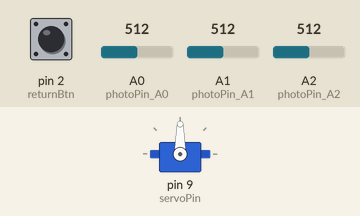
This sketch was run on a simulated Arduino Uno, built with avr-gcc and run on an emulated ATmega328P. Parts: servo. The inputs (shaded band) are chosen by the test bench; at power-on: A1 (photoPin_A1) = 512, A2 (photoPin_A2) = 512, pin 2 (returnBtn) HIGH, A0 (photoPin_A0) = 512.

Above: at 1.2 s.
1.3 s: A1 (photoPin_A1) set to 523
At 2.5 s:
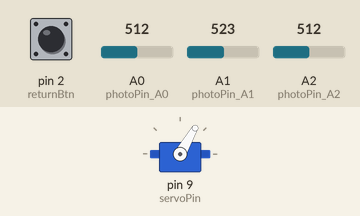
2.8 s: A2 (photoPin_A2) set to 538
At 3.6 s:
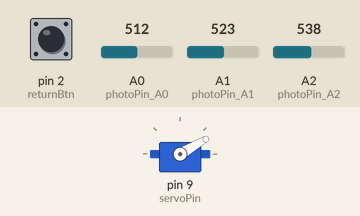
4.3 s: A2 (photoPin_A2) set to 511
At 4.8 s:
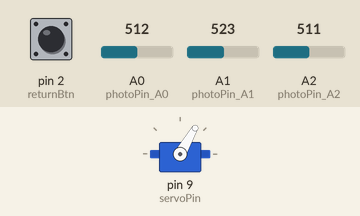
5.8 s: A2 (photoPin_A2) set to 716
At 7.1 s:
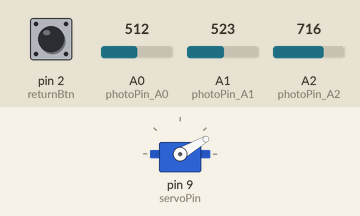
Timing chart, 0 to 8.3 s (numbered marks = the images above; inputs shaded):
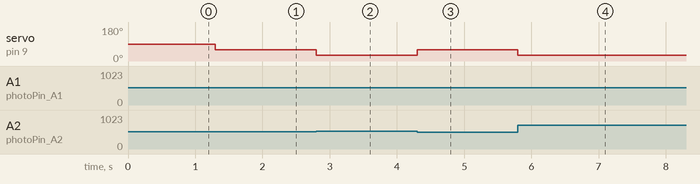

Measured:
- the behaviour switches between 512 and 513 on A1 (photoPin_A1) (found by bisection; images 0 and 1)
- the behaviour switches between 523 and 524 on A2 (photoPin_A2) (found by bisection; images 1 and 2)
- after the input at 1.3 s, servo on pin 9 (servoPin): 90° → 60° at once
- after the input at 2.8 s, servo on pin 9 (servoPin): 60° → 30° at once
- after the input at 4.3 s, servo on pin 9 (servoPin): 30° → 60° at once
- after the input at 5.8 s, servo on pin 9 (servoPin): 60° → 30° at once

The sketch:

FOLLOW_THE_LIGHT_MARIO_POINTER.ino
```cpp
#include <Servo.h>
/*
----------------------- Description------------------------------
4 photo resistors
  - one led to 5V
  - the other leg to digitalPin (A0, A1, A2 and A3), and 10K ohm resistor -> GND
  - servo wires red to 5V, black to GND, and white to pin 9.
  - in front of the servo connection add a capacitor 100 uF..

  There is also a button that will use an interrupt, so no matter what, we can press the button and it will return to the start position.
*/

const int numPhotoresistors = 4;
const int servoPin = 9;

int photoValueA0 = 0;
const int photoPin_A0 = A0;

int photoValueA1 = 0;
const int photoPin_A1 = A1;

int photoValueA2 = 0;
const int photoPin_A2 = A2;

const int returnBtn = 2;
int btnState;

Servo myServo;

void setup() {
   myServo.attach(servoPin);
   pinMode(returnBtn, INPUT_PULLUP);
   // Interrupt - we will use pin 2 as it's one of the pins that support interrupts on Arduino UNO.
   attachInterrupt(digitalPinToInterrupt(returnBtn), btnISR, FALLING);
   Serial.begin(9600);
}

// Function to check the highest int value, which will be called in the loop.
// The int values that will be passed to it as params are the read value of the photoresistors.
void highesValue(int valueOne, int valueTwo, int valueThree) {
  if (valueOne > valueTwo && valueOne > valueThree) {
    myServo.write(90);
  }
  else if (valueTwo > valueOne && valueTwo > valueThree) {
    myServo.write(60);
  }
  else if (valueThree > valueOne && valueThree > valueTwo) {
    myServo.write(30);
  }
}

// Interrupt service routine function.
void btnISR() {
  myServo.write(60); // Set the servo to a specific angle when the button is pressed
}

void loop() {
  btnState = digitalRead(returnBtn);
  photoValueA0 = analogRead(photoPin_A0);
  photoValueA1 = analogRead(photoPin_A1);
  photoValueA2 = analogRead(photoPin_A2);
  highesValue(photoValueA0, photoValueA1, photoValueA2);
}
```
